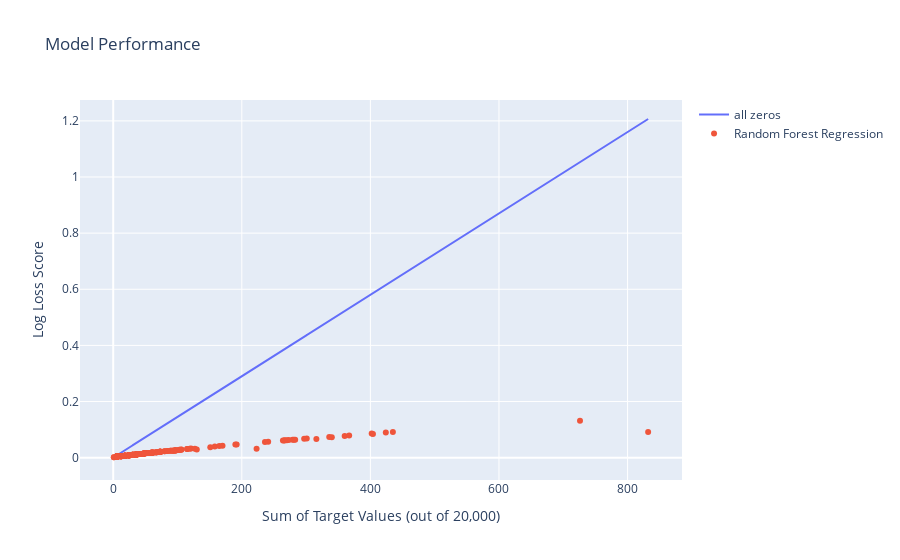

This figure's notebook cell:
### Code cell
import plotly.express as px
import plotly.graph_objects as go
import plotly
import os

fig = go.Figure()

fig.add_trace(go.Scatter(
    x=zeros_target_counts,
    y=zero_logloss_vals,
    name='all zeros',
    mode='lines',
    hovertemplate=['' for i in range(len(train_targets.columns))])
)
fig.add_trace(go.Scatter(
    x=target_counts,
    y=logloss_vals,
    name='Random Forest Regression',
    mode='markers',
    #text=list(train_targets.columns)
    hovertemplate = train_targets.columns)
)
fig.update_layout(
    title='Model Performance',
    xaxis_title='Sum of Target Values (out of 20,000)',
    yaxis_title='Log Loss Score',
    hoverlabel_align = 'right'
)
fig.show()

if not os.path.exists("figures"):
    os.mkdir("figures")
    
the_date = datetime.datetime.now()

html_path = 'figures/Plotly_3d_' + str(the_date) + '.html'
plotly.io.write_html(fig, html_path)

### Figure 1 — Plotly figure (JSON) as saved in the notebook; plotly's stock layout.template omitted (floating-point values rounded to 4 significant figures; data arrays with more than 128 entries replaced by an {"elided": "..."} marker saying what was removed)
{"data": [{"hovertemplate": {"elided": "206 str values"}, "mode": "lines", "name": "all zeros", "type": "scatter", "x": {"elided": "206 int values"}, "y": {"elided": "206 float values"}}, {"hovertemplate": {"elided": "206 str values"}, "mode": "markers", "name": "Random Forest Regression", "type": "scatter", "x": {"elided": "206 int values"}, "y": {"elided": "206 float values"}}], "layout": {"hoverlabel": {"align": "right"}, "title": {"text": "Model Performance"}, "xaxis": {"title": {"text": "Sum of Target Values (out of 20,000)"}}, "yaxis": {"title": {"text": "Log Loss Score"}}}}
